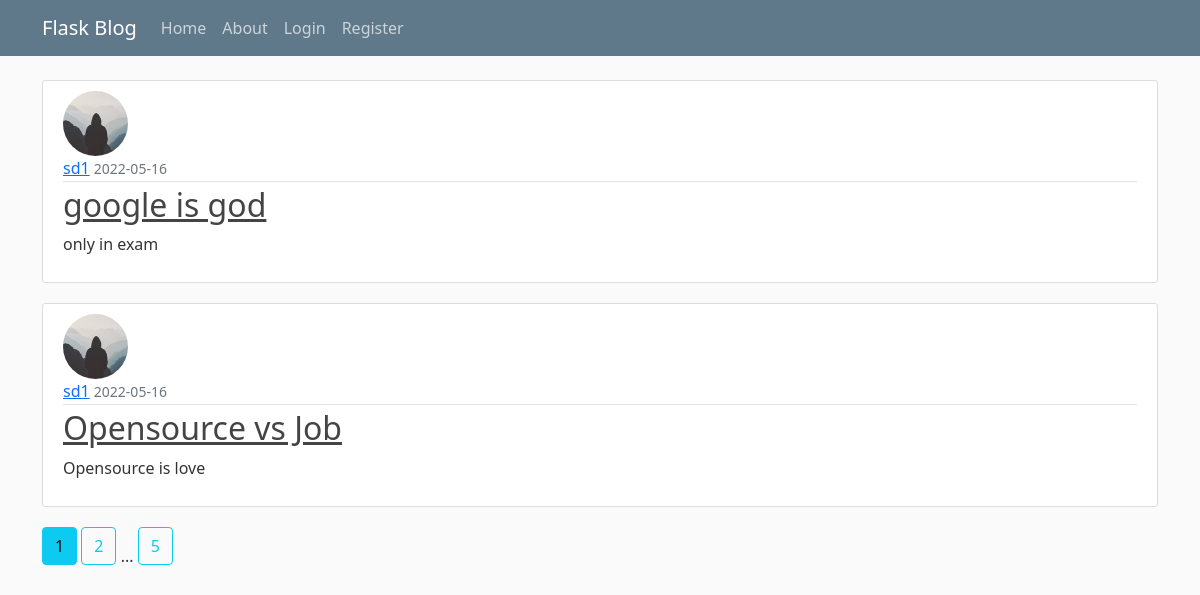
The page / on the database its author committed.
### flaskblog/models.py (models this page shows, shortened)
class Post(db.Model):
    id = db.Column(db.Integer,primary_key=True)
    title = db.Column(db.String(25),nullable=False)
    date_posted = db.Column(db.DateTime,nullable=False,default=datetime.utcnow)
    content = db.Column(db.Text,nullable=False)
    user_id = db.Column(db.Integer,db.ForeignKey('user.id'),nullable=False)

class User(db.Model,UserMixin):
    id = db.Column(db.Integer,primary_key=True)
    username = db.Column(db.String(25),unique=True,nullable=False)
    email = db.Column(db.String(100),unique=True,nullable=False)
    image_file = db.Column(db.String(60),nullable=False,default='default.jpg')
    password = db.Column(db.String(60),nullable=False)
    posts = db.relationship('Post',backref='author',lazy=True)

### flaskblog/routes.py (the view)
@app.route('/')
def home():
    page = request.args.get('page',1,type=int)
    posts = Post.query.order_by(Post.date_posted.desc()).paginate(page=page,per_page=2)
    return render_template('home.html',posts=posts)

### flaskblog/templates/home.html (shortened to what this page needs)
{% extends "layout.html" %}
{% block content %}
{% for post in posts.items %}
<article class="media content-section">
  <img class="rounded-circle article-img" src="{{ url_for('static',filename='images/'+ post.author.image_file) }}">
  <div class="media-body">
    <div class="article-metadata">
      <a class="mr-2" href="{{ url_for('user_post',username=post.author.username) }}">{{ post.author.username }}</a>
      <small class="text-muted">{{ post.date_posted.strftime('%Y-%m-%d') }}</small>
    </div>
    <h2><a class="article-title" href="{{ url_for('post',post_id=post.id) }}">{{ post.title }}</a></h2>
    <p class="article-content">{{ post.content }}</p>
  </div>
</article>
{% endfor %}
{% for page_num in posts.iter_pages(left_edge=1,right_edge=1,left_current=1,right_current=2) %}
  {% if page_num %}
    {% if posts.page == page_num %}
      <a class="btn btn-info mb-4" href="{{ url_for('home',page=page_num) }}">{{page_num}}</a>
    {% else %}
      <a class="btn btn-outline-info mb-4" href="{{ url_for('home',page=page_num) }}">{{page_num}}</a>
    {% endif %}
  {% else %}
    ...
  {% endif %}
{% endfor %}
{% endblock content %}

### flaskblog/templates/layout.html (shortened to what this page needs)
<html>
  <head>
      <link href="https://cdn.jsdelivr.net/npm/bootstrap@5.1.3/dist/css/bootstrap.min.css" rel="stylesheet">
      <link rel="stylesheet" type="text/css" href="{{ url_for('static',filename='main.css') }}"
  </head>
  <body>
    <header class="site-header">
      <nav class="navbar navbar-expand-md navbar-dark bg-steel fixed-top">
	<div class="container">
	  <a class="navbar-brand mr-4" href="/">Flask Blog</a>
	  <div class="collapse navbar-collapse" id="navbarToggle">
            <div class="navbar-nav mr-auto">
              <a class="nav-item nav-link" href="/">Home</a>
              <a class="nav-item nav-link" href="/about">About</a>
            </div>
            {% if current_user.is_authenticated %}
            <div class="navbar-nav">
              <a class="nav-item nav-link" href="{{url_for('new_post')}}">Create Post</a>
              <a class="nav-item nav-link" href="/account">Account</a>
              <a class="nav-item nav-link" href="/logout">Log Out</a>
            </div>
            {% else %}
            <div class="navbar-nav">
              <a class="nav-item nav-link" href="/login">Login</a>
              <a class="nav-item nav-link" href="/register">Register</a>
            </div>
            {% endif %}
	  </div>
	</div>
      </nav>
    </header>
    <div class="container">
      {% block content %}
      {% endblock %}
    </div>
  </body>
</html>

### flaskblog/static/main.css (style rules this page uses)
body { background: #fafafa; color: #333333; margin-top: 5rem; }
h1, h2, h3, h4, h5, h6 { color: #444444; }
.bg-steel { background-color: #5f788a; }
.site-header .navbar-nav .nav-link { color: #cbd5db; }
.content-section { background: #ffffff; padding: 10px 20px; border: 1px solid #dddddd; border-radius: 3px; margin-bottom: 20px; }
.article-title { color: #444444; }
.article-content { white-space: pre-line; }
.article-img { height: 65px; width: 65px; margin-right: 16px; }
.article-metadata { padding-bottom: 1px; margin-bottom: 4px; border-bottom: 1px solid #e3e3e3 }

### rows shown on the page
Post: image_file (picture), author.username "sd1", date_posted "2022-05-16", title "google is god", content "only in exam"
Post: image_file (picture), author.username "sd1", date_posted "2022-05-16", title "Opensource vs Job", content "Opensource is love"

### other values the page prints
{{ page_num }} "1"
{{ page_num }} "2" "5"
